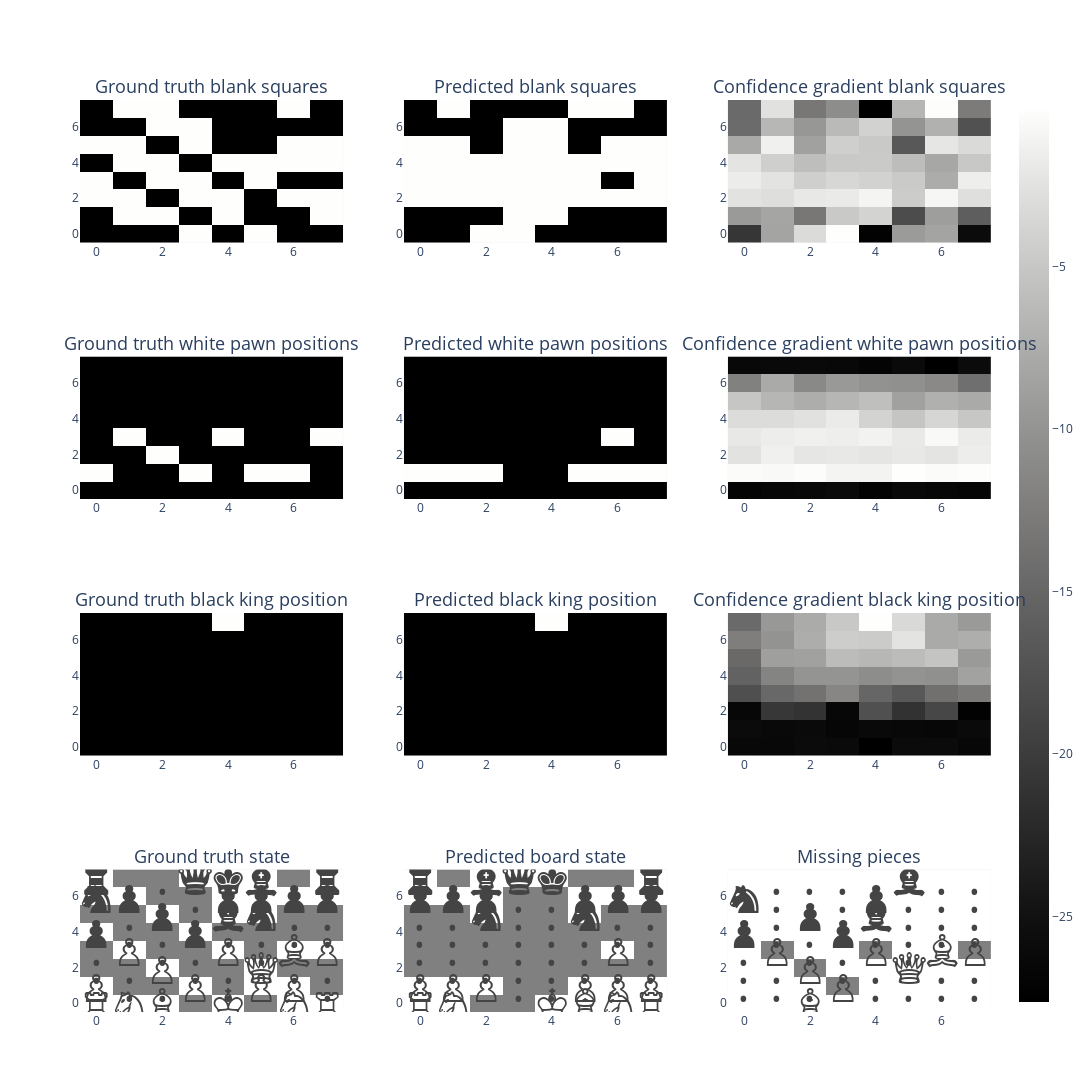

The cell this chart's notebook holds for it:
### Code cell
from plotly.subplots import make_subplots

fig_rows = 4
fig_cols = 3
fig = make_subplots(rows=fig_rows, cols=fig_cols, subplot_titles=[
    "Ground truth blank squares", "Predicted blank squares", "Confidence gradient blank squares",
    "Ground truth white pawn positions", "Predicted white pawn positions", "Confidence gradient white pawn positions",
    "Ground truth black king position", "Predicted black king position", "Confidence gradient black king position",
    "Ground truth state", "Predicted board state", "Missing pieces"
])


# Specify the size of each plot
plot_size = 400  # You can adjust this size

fig.add_trace(plot_board_state(move_of_interest_state_one_hot_RRC[:, :, BLANK_INDEX]), row=1, col=1)
#fig.add_trace(plot_board_state(move_of_interest_probe_out[:, :, BLANK_INDEX], clip_size=1), row=1, col=2)
fig.add_trace(plot_board_state(get_predictied(probe_prediction_squares_RR,BLANK_INDEX - 6)), row=1, col=2)
fig.add_trace(plot_board_state(move_of_interest_probe_out[:, :, BLANK_INDEX]), row=1, col=3)

fig.add_trace(plot_board_state(move_of_interest_state_one_hot_RRC[:, :, white_pawn_index]), row=2, col=1)
#fig.add_trace(plot_board_state(move_of_interest_probe_out[:, :, white_pawn_index], clip_size=1), row=2, col=2)
fig.add_trace(plot_board_state(get_predictied(probe_prediction_squares_RR,white_pawn_index -6)), row=2, col=2)
fig.add_trace(plot_board_state(move_of_interest_probe_out[:, :, white_pawn_index], show_scale=True), row=2, col=3)

fig.add_trace(plot_board_state(move_of_interest_state_one_hot_RRC[:, :, black_king_index]), row=3, col=1)
#fig.add_trace(plot_board_state(move_of_interest_probe_out[:, :, black_king_index], clip_size=1), row=3, col=2)
fig.add_trace(plot_board_state(get_predictied(probe_prediction_squares_RR, black_king_index - 6)), row=3, col=2)
fig.add_trace(plot_board_state(move_of_interest_probe_out[:, :, black_king_index]), row=3, col=3)

fig.add_trace(plot_board_state_with_text(move_of_interest_state_RR), row=4, col=1)
fig.add_trace(plot_board_state_with_text(state_stacks_probe_outputs_MBLRR[0][0][move_of_interest]), row=4, col=2)
missing_pieces_positions_RR = (move_of_interest_state_RR != state_stacks_probe_outputs_MBLRR[0][0][move_of_interest]).int()
missing_pieces_RR = (missing_pieces_positions_RR * move_of_interest_state_RR)
fig.add_trace(plot_board_state_with_text(missing_pieces_RR), row=4, col=3)

# Adjust the overall size of the figure
fig.update_layout(height=fig_rows * plot_size * 1.3, width=fig_cols * plot_size)
fig.update_annotations(dict(font=dict(size=18))) 



# Show the figure
fig.show()

### Figure 1 — Plotly figure (JSON) as saved in the notebook; plotly's stock layout.template omitted (floating-point values rounded to 4 significant figures)
{"data": [{"colorscale": [[0, "rgb(0, 0, 0)"], [0.09091, "rgb(16, 16, 16)"], [0.1818, "rgb(38, 38, 38)"], [0.2727, "rgb(59, 59, 59)"], [0.3636, "rgb(81, 80, 80)"], [0.4545, "rgb(102, 101, 101)"], [0.5455, "rgb(124, 123, 122)"], [0.6364, "rgb(146, 146, 145)"], [0.7273, "rgb(171, 171, 170)"], [0.8182, "rgb(197, 197, 195)"], [0.9091, "rgb(224, 224, 223)"], [1, "rgb(254, 254, 253)"]], "showscale": false, "type": "heatmap", "xaxis": "x", "yaxis": "y", "z": [[0, 0, 0, 1, 0, 1, 0, 0], [0, 1, 1, 0, 1, 0, 0, 1], [1, 1, 0, 1, 1, 0, 1, 1], [1, 0, 1, 1, 0, 1, 0, 0], [0, 1, 1, 0, 1, 1, 1, 1], [1, 1, 0, 1, 0, 0, 1, 1], [0, 0, 1, 1, 0, 0, 0, 0], [0, 1, 1, 0, 0, 0, 1, 0]]}, {"colorscale": [[0, "rgb(0, 0, 0)"], [0.09091, "rgb(16, 16, 16)"], [0.1818, "rgb(38, 38, 38)"], [0.2727, "rgb(59, 59, 59)"], [0.3636, "rgb(81, 80, 80)"], [0.4545, "rgb(102, 101, 101)"], [0.5455, "rgb(124, 123, 122)"], [0.6364, "rgb(146, 146, 145)"], [0.7273, "rgb(171, 171, 170)"], [0.8182, "rgb(197, 197, 195)"], [0.9091, "rgb(224, 224, 223)"], [1, "rgb(254, 254, 253)"]], "showscale": false, "type": "heatmap", "xaxis": "x2", "yaxis": "y2", "z": [[0, 0, 1, 1, 0, 0, 0, 0], [0, 0, 0, 1, 1, 0, 0, 0], [1, 1, 1, 1, 1, 1, 1, 1], [1, 1, 1, 1, 1, 1, 0, 1], [1, 1, 1, 1, 1, 1, 1, 1], [1, 1, 0, 1, 1, 0, 1, 1], [0, 0, 0, 1, 1, 0, 0, 0], [0, 1, 0, 0, 0, 1, 1, 0]]}, {"colorscale": [[0, "rgb(0, 0, 0)"], [0.09091, "rgb(16, 16, 16)"], [0.1818, "rgb(38, 38, 38)"], [0.2727, "rgb(59, 59, 59)"], [0.3636, "rgb(81, 80, 80)"], [0.4545, "rgb(102, 101, 101)"], [0.5455, "rgb(124, 123, 122)"], [0.6364, "rgb(146, 146, 145)"], [0.7273, "rgb(171, 171, 170)"], [0.8182, "rgb(197, 197, 195)"], [0.9091, "rgb(224, 224, 223)"], [1, "rgb(254, 254, 253)"]], "showscale": false, "type": "heatmap", "xaxis": "x3", "yaxis": "y3", "z": [[-2.345, -0.9778, -0.3897, -0.06363, -3.073, -1.074, -0.9763, -2.914], [-1.088, -0.9613, -1.495, -0.5776, -0.4786, -2.059, -1.035, -1.818], [-0.3221, -0.3647, -0.2637, -0.2513, -0.1591, -0.5502, -0.1372, -0.3545], [-0.2321, -0.3145, -0.5161, -0.4297, -0.4797, -0.5646, -0.8805, -0.2154], [-0.3067, -0.5156, -0.6941, -0.5738, -0.5699, -0.7009, -0.9435, -0.5919], [-0.9162, -0.1902, -1.004, -0.5114, -0.5771, -1.893, -0.2827, -0.3977], [-1.648, -0.7634, -1.114, -0.7347, -0.4882, -1.15, -0.8271, -1.986], [-1.66, -0.3323, -1.499, -1.231, -3.111, -0.7731, -0.07369, -1.454]]}, {"colorscale": [[0, "rgb(0, 0, 0)"], [0.09091, "rgb(16, 16, 16)"], [0.1818, "rgb(38, 38, 38)"], [0.2727, "rgb(59, 59, 59)"], [0.3636, "rgb(81, 80, 80)"], [0.4545, "rgb(102, 101, 101)"], [0.5455, "rgb(124, 123, 122)"], [0.6364, "rgb(146, 146, 145)"], [0.7273, "rgb(171, 171, 170)"], [0.8182, "rgb(197, 197, 195)"], [0.9091, "rgb(224, 224, 223)"], [1, "rgb(254, 254, 253)"]], "showscale": false, "type": "heatmap", "xaxis": "x4", "yaxis": "y4", "z": [[0, 0, 0, 0, 0, 0, 0, 0], [1, 0, 0, 1, 0, 1, 1, 0], [0, 0, 1, 0, 0, 0, 0, 0], [0, 1, 0, 0, 1, 0, 0, 1], [0, 0, 0, 0, 0, 0, 0, 0], [0, 0, 0, 0, 0, 0, 0, 0], [0, 0, 0, 0, 0, 0, 0, 0], [0, 0, 0, 0, 0, 0, 0, 0]]}, {"colorscale": [[0, "rgb(0, 0, 0)"], [0.09091, "rgb(16, 16, 16)"], [0.1818, "rgb(38, 38, 38)"], [0.2727, "rgb(59, 59, 59)"], [0.3636, "rgb(81, 80, 80)"], [0.4545, "rgb(102, 101, 101)"], [0.5455, "rgb(124, 123, 122)"], [0.6364, "rgb(146, 146, 145)"], [0.7273, "rgb(171, 171, 170)"], [0.8182, "rgb(197, 197, 195)"], [0.9091, "rgb(224, 224, 223)"], [1, "rgb(254, 254, 253)"]], "showscale": false, "type": "heatmap", "xaxis": "x5", "yaxis": "y5", "z": [[0, 0, 0, 0, 0, 0, 0, 0], [1, 1, 1, 0, 0, 1, 1, 1], [0, 0, 0, 0, 0, 0, 0, 0], [0, 0, 0, 0, 0, 0, 1, 0], [0, 0, 0, 0, 0, 0, 0, 0], [0, 0, 0, 0, 0, 0, 0, 0], [0, 0, 0, 0, 0, 0, 0, 0], [0, 0, 0, 0, 0, 0, 0, 0]]}, {"colorscale": [[0, "rgb(0, 0, 0)"], [0.09091, "rgb(16, 16, 16)"], [0.1818, "rgb(38, 38, 38)"], [0.2727, "rgb(59, 59, 59)"], [0.3636, "rgb(81, 80, 80)"], [0.4545, "rgb(102, 101, 101)"], [0.5455, "rgb(124, 123, 122)"], [0.6364, "rgb(146, 146, 145)"], [0.7273, "rgb(171, 171, 170)"], [0.8182, "rgb(197, 197, 195)"], [0.9091, "rgb(224, 224, 223)"], [1, "rgb(254, 254, 253)"]], "showscale": true, "type": "heatmap", "xaxis": "x6", "yaxis": "y6", "z": [[-27.04, -26.49, -26.4, -26.02, -27.14, -26.2, -26.53, -26.82], [-0.46, -0.5609, -0.3103, -0.9908, -1.092, -0.174, -0.4606, -0.2526], [-2.519, -1.331, -2.135, -2.001, -2.286, -1.976, -2.332, -1.611], [-2.032, -1.61, -1.329, -1.529, -1.181, -1.88, -0.6132, -1.789], [-2.997, -3.082, -2.589, -1.779, -3.861, -5.161, -3.604, -4.938], [-5.043, -6.654, -7.431, -6.612, -5.77, -8.637, -7.159, -7.73], [-12.03, -7.771, -11.13, -9.467, -10.15, -10.42, -11.11, -14.0], [-26.32, -26.3, -26.25, -26.38, -26.96, -26.15, -27.64, -25.92]]}, {"colorscale": [[0, "rgb(0, 0, 0)"], [0.09091, "rgb(16, 16, 16)"], [0.1818, "rgb(38, 38, 38)"], [0.2727, "rgb(59, 59, 59)"], [0.3636, "rgb(81, 80, 80)"], [0.4545, "rgb(102, 101, 101)"], [0.5455, "rgb(124, 123, 122)"], [0.6364, "rgb(146, 146, 145)"], [0.7273, "rgb(171, 171, 170)"], [0.8182, "rgb(197, 197, 195)"], [0.9091, "rgb(224, 224, 223)"], [1, "rgb(254, 254, 253)"]], "showscale": false, "type": "heatmap", "xaxis": "x7", "yaxis": "y7", "z": [[0, 0, 0, 0, 0, 0, 0, 0], [0, 0, 0, 0, 0, 0, 0, 0], [0, 0, 0, 0, 0, 0, 0, 0], [0, 0, 0, 0, 0, 0, 0, 0], [0, 0, 0, 0, 0, 0, 0, 0], [0, 0, 0, 0, 0, 0, 0, 0], [0, 0, 0, 0, 0, 0, 0, 0], [0, 0, 0, 0, 1, 0, 0, 0]]}, {"colorscale": [[0, "rgb(0, 0, 0)"], [0.09091, "rgb(16, 16, 16)"], [0.1818, "rgb(38, 38, 38)"], [0.2727, "rgb(59, 59, 59)"], [0.3636, "rgb(81, 80, 80)"], [0.4545, "rgb(102, 101, 101)"], [0.5455, "rgb(124, 123, 122)"], [0.6364, "rgb(146, 146, 145)"], [0.7273, "rgb(171, 171, 170)"], [0.8182, "rgb(197, 197, 195)"], [0.9091, "rgb(224, 224, 223)"], [1, "rgb(254, 254, 253)"]], "showscale": false, "type": "heatmap", "xaxis": "x8", "yaxis": "y8", "z": [[0, 0, 0, 0, 0, 0, 0, 0], [0, 0, 0, 0, 0, 0, 0, 0], [0, 0, 0, 0, 0, 0, 0, 0], [0, 0, 0, 0, 0, 0, 0, 0], [0, 0, 0, 0, 0, 0, 0, 0], [0, 0, 0, 0, 0, 0, 0, 0], [0, 0, 0, 0, 0, 0, 0, 0], [0, 0, 0, 0, 1, 0, 0, 0]]}, {"colorscale": [[0, "rgb(0, 0, 0)"], [0.09091, "rgb(16, 16, 16)"], [0.1818, "rgb(38, 38, 38)"], [0.2727, "rgb(59, 59, 59)"], [0.3636, "rgb(81, 80, 80)"], [0.4545, "rgb(102, 101, 101)"], [0.5455, "rgb(124, 123, 122)"], [0.6364, "rgb(146, 146, 145)"], [0.7273, "rgb(171, 171, 170)"], [0.8182, "rgb(197, 197, 195)"], [0.9091, "rgb(224, 224, 223)"], [1, "rgb(254, 254, 253)"]], "showscale": false, "type": "heatmap", "xaxis": "x9", "yaxis": "y9", "z": [[-26.61, -26.61, -26.26, -26.42, -27.95, -26.17, -26.15, -26.88], [-26.27, -26.47, -26.29, -26.97, -26.57, -26.65, -26.82, -26.29], [-26.89, -20.78, -21.25, -26.76, -17.83, -21.36, -18.91, -27.59], [-17.94, -14.96, -13.79, -11.48, -15.13, -16.87, -14.04, -12.89], [-15.68, -11.77, -9.986, -9.942, -10.77, -10.11, -10.44, -8.581], [-14.85, -8.906, -8.632, -5.981, -6.537, -5.981, -5.231, -9.402], [-12.41, -10.07, -7.511, -4.398, -4.57, -2.36, -7.77, -7.398], [-14.64, -9.55, -7.616, -4.801, -0.05086, -3.273, -7.731, -9.336]]}, {"colorscale": [[0, "white"], [0.49, "white"], [0.5, "grey"], [0.51, "white"], [1, "white"]], "showscale": false, "text": [["♖", "♘", "♗", ".", "♔", ".", "♘", "♖"], ["♙", ".", ".", "♙", ".", "♙", "♙", "."], [".", ".", "♙", ".", ".", "♕", ".", "."], [".", "♙", ".", ".", "♙", ".", "♗", "♙"], ["♟", ".", ".", "♟", ".", ".", ".", "."], [".", ".", "♟", ".", "♝", "♞", ".", "."], ["♞", "♟", ".", ".", "♟", "♟", "♟", "♟"], ["♜", ".", ".", "♛", "♚", "♝", ".", "♜"]], "textfont": {"size": 48}, "texttemplate": "%{text}", "type": "heatmap", "xaxis": "x10", "yaxis": "y10", "z": [[4, 2, 3, 0, 6, 0, 2, 4], [1, 0, 0, 1, 0, 1, 1, 0], [0, 0, 1, 0, 0, 5, 0, 0], [0, 1, 0, 0, 1, 0, 3, 1], [-1, 0, 0, -1, 0, 0, 0, 0], [0, 0, -1, 0, -3, -2, 0, 0], [-2, -1, 0, 0, -1, -1, -1, -1], [-4, 0, 0, -5, -6, -3, 0, -4]]}, {"colorscale": [[0, "white"], [0.49, "white"], [0.5, "grey"], [0.51, "white"], [1, "white"]], "showscale": false, "text": [["♖", "♘", ".", ".", "♔", "♗", "♘", "♖"], ["♙", "♙", "♙", ".", ".", "♙", "♙", "♙"], [".", ".", ".", ".", ".", ".", ".", "."], [".", ".", ".", ".", ".", ".", "♙", "."], [".", ".", ".", ".", ".", ".", ".", "."], [".", ".", "♞", ".", ".", "♞", ".", "."], ["♟", "♟", "♟", ".", ".", "♟", "♟", "♟"], ["♜", ".", "♝", "♛", "♚", ".", ".", "♜"]], "textfont": {"size": 48}, "texttemplate": "%{text}", "type": "heatmap", "xaxis": "x11", "yaxis": "y11", "z": [[4, 2, 0, 0, 6, 3, 2, 4], [1, 1, 1, 0, 0, 1, 1, 1], [0, 0, 0, 0, 0, 0, 0, 0], [0, 0, 0, 0, 0, 0, 1, 0], [0, 0, 0, 0, 0, 0, 0, 0], [0, 0, -2, 0, 0, -2, 0, 0], [-1, -1, -1, 0, 0, -1, -1, -1], [-4, 0, -3, -5, -6, 0, 0, -4]]}, {"colorscale": [[0, "white"], [0.49, "white"], [0.5, "grey"], [0.51, "white"], [1, "white"]], "showscale": false, "text": [[".", ".", "♗", ".", ".", ".", ".", "."], [".", ".", ".", "♙", ".", ".", ".", "."], [".", ".", "♙", ".", ".", "♕", ".", "."], [".", "♙", ".", ".", "♙", ".", "♗", "♙"], ["♟", ".", ".", "♟", ".", ".", ".", "."], [".", ".", "♟", ".", "♝", ".", ".", "."], ["♞", ".", ".", ".", "♟", ".", ".", "."], [".", ".", ".", ".", ".", "♝", ".", "."]], "textfont": {"size": 48}, "texttemplate": "%{text}", "type": "heatmap", "xaxis": "x12", "yaxis": "y12", "z": [[0, 0, 3, 0, 0, 0, 0, 0], [0, 0, 0, 1, 0, 0, 0, 0], [0, 0, 1, 0, 0, 5, 0, 0], [0, 1, 0, 0, 1, 0, 3, 1], [-1, 0, 0, -1, 0, 0, 0, 0], [0, 0, -1, 0, -3, 0, 0, 0], [-2, 0, 0, 0, -1, 0, 0, 0], [0, 0, 0, 0, 0, -3, 0, 0]]}], "layout": {"annotations": [{"font": {"size": 18}, "showarrow": false, "text": "Ground truth blank squares", "x": 0.1444, "xanchor": "center", "xref": "paper", "y": 1, "yanchor": "bottom", "yref": "paper"}, {"font": {"size": 18}, "showarrow": false, "text": "Predicted blank squares", "x": 0.5, "xanchor": "center", "xref": "paper", "y": 1, "yanchor": "bottom", "yref": "paper"}, {"font": {"size": 18}, "showarrow": false, "text": "Confidence gradient blank squares", "x": 0.8556, "xanchor": "center", "xref": "paper", "y": 1, "yanchor": "bottom", "yref": "paper"}, {"font": {"size": 18}, "showarrow": false, "text": "Ground truth white pawn positions", "x": 0.1444, "xanchor": "center", "xref": "paper", "y": 0.7188, "yanchor": "bottom", "yref": "paper"}, {"font": {"size": 18}, "showarrow": false, "text": "Predicted white pawn positions", "x": 0.5, "xanchor": "center", "xref": "paper", "y": 0.7188, "yanchor": "bottom", "yref": "paper"}, {"font": {"size": 18}, "showarrow": false, "text": "Confidence gradient white pawn positions", "x": 0.8556, "xanchor": "center", "xref": "paper", "y": 0.7188, "yanchor": "bottom", "yref": "paper"}, {"font": {"size": 18}, "showarrow": false, "text": "Ground truth black king position", "x": 0.1444, "xanchor": "center", "xref": "paper", "y": 0.4375, "yanchor": "bottom", "yref": "paper"}, {"font": {"size": 18}, "showarrow": false, "text": "Predicted black king position", "x": 0.5, "xanchor": "center", "xref": "paper", "y": 0.4375, "yanchor": "bottom", "yref": "paper"}, {"font": {"size": 18}, "showarrow": false, "text": "Confidence gradient black king position", "x": 0.8556, "xanchor": "center", "xref": "paper", "y": 0.4375, "yanchor": "bottom", "yref": "paper"}, {"font": {"size": 18}, "showarrow": false, "text": "Ground truth state", "x": 0.1444, "xanchor": "center", "xref": "paper", "y": 0.1562, "yanchor": "bottom", "yref": "paper"}, {"font": {"size": 18}, "showarrow": false, "text": "Predicted board state", "x": 0.5, "xanchor": "center", "xref": "paper", "y": 0.1562, "yanchor": "bottom", "yref": "paper"}, {"font": {"size": 18}, "showarrow": false, "text": "Missing pieces", "x": 0.8556, "xanchor": "center", "xref": "paper", "y": 0.1562, "yanchor": "bottom", "yref": "paper"}], "height": 2080, "width": 1200, "xaxis": {"anchor": "y", "domain": [0, 0.2889]}, "xaxis10": {"anchor": "y10", "domain": [0, 0.2889]}, "xaxis11": {"anchor": "y11", "domain": [0.3556, 0.6444]}, "xaxis12": {"anchor": "y12", "domain": [0.7111, 1]}, "xaxis2": {"anchor": "y2", "domain": [0.3556, 0.6444]}, "xaxis3": {"anchor": "y3", "domain": [0.7111, 1]}, "xaxis4": {"anchor": "y4", "domain": [0, 0.2889]}, "xaxis5": {"anchor": "y5", "domain": [0.3556, 0.6444]}, "xaxis6": {"anchor": "y6", "domain": [0.7111, 1]}, "xaxis7": {"anchor": "y7", "domain": [0, 0.2889]}, "xaxis8": {"anchor": "y8", "domain": [0.3556, 0.6444]}, "xaxis9": {"anchor": "y9", "domain": [0.7111, 1]}, "yaxis": {"anchor": "x", "domain": [0.8438, 1]}, "yaxis10": {"anchor": "x10", "domain": [0, 0.1562]}, "yaxis11": {"anchor": "x11", "domain": [0, 0.1562]}, "yaxis12": {"anchor": "x12", "domain": [0, 0.1562]}, "yaxis2": {"anchor": "x2", "domain": [0.8438, 1]}, "yaxis3": {"anchor": "x3", "domain": [0.8438, 1]}, "yaxis4": {"anchor": "x4", "domain": [0.5625, 0.7188]}, "yaxis5": {"anchor": "x5", "domain": [0.5625, 0.7188]}, "yaxis6": {"anchor": "x6", "domain": [0.5625, 0.7188]}, "yaxis7": {"anchor": "x7", "domain": [0.2812, 0.4375]}, "yaxis8": {"anchor": "x8", "domain": [0.2812, 0.4375]}, "yaxis9": {"anchor": "x9", "domain": [0.2812, 0.4375]}}}
